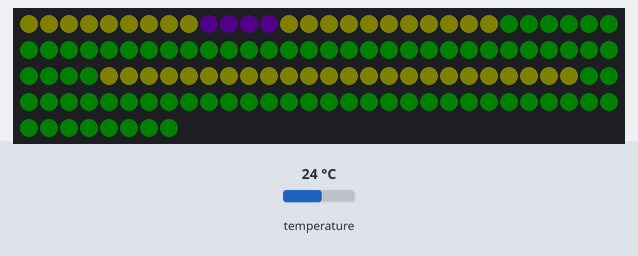
The program below on a simulated CircuitPython board. On the bench: 128 RGB LEDs in strip order, left to right, continuing on the next row. Inputs (shaded band) come from the test bench; at power-on: temperature 24 °C. Dim RGB values are drawn brighter than linear.

Above: at 0.45 s.
1.3 s: temperature set to 29.4 °C
2.8 s: temperature set to 30.4 °C
At 3.9 s:
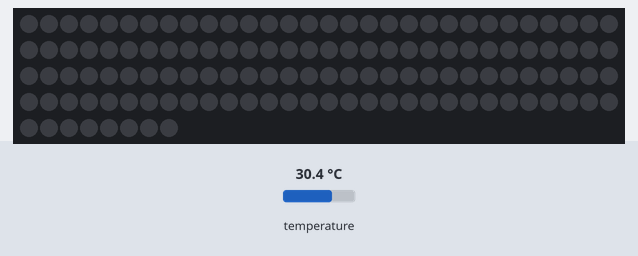
4.3 s: temperature set to 12 °C
At 4.5 s:
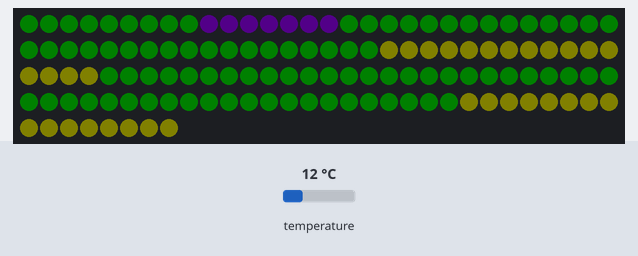
5.8 s: temperature set to 33 °C
At 6.2 s:
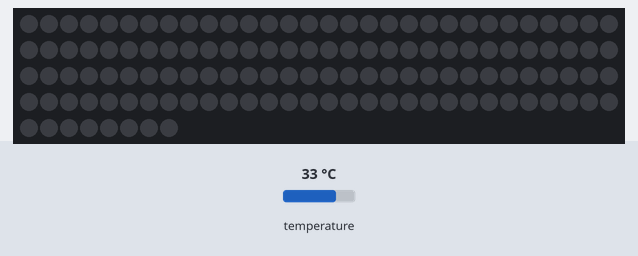
Timing chart, 0 to 8.3 s (numbered marks = the images above; inputs shaded):
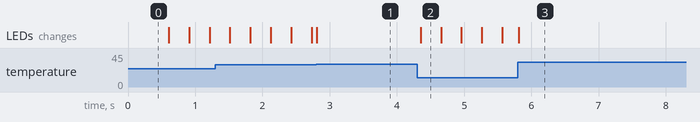

The program:

main.py
```python
import globalvariables
import time
import board
import neopixel
import adafruit_thermistor

pixpin = board.A3
numpix = 128

thermistor = adafruit_thermistor.Thermistor(board.TEMPERATURE, 10000, 10000, 25, 3950)
strip = neopixel.NeoPixel(pixpin, numpix, brightness=0.1, auto_write=False)


def lookupColor(color,i):
    if color == 10:
        strip[i] = (0,0,0)
    # orange
    elif color == 11:
        strip[i] = (50,79,0)
    # yellow
    elif color == 12:
        strip[i] = (50,50,0)
    # green
    elif color == 13:
        strip[i] = (0,50,0)
    # blue
    elif color == 14:
        strip[i] = (0,0,255)
    # violet
    elif color == 15:
        strip[i] = (62,0,105)
    # red
    elif color == 17:
        strip[i] = (255,0,0)


# ----------------------------------------------------------------------------------------------------
# START DO NOT MODIFY THE CODE BETWEEN THE ---
# ----------------------------------------------------------------------------------------------------


def showMessagePattern(nextMessage,duration,myMessage,pattern,startingPoint):
    # start - show Message
    if globalvariables.myStart == 0:
        globalvariables.myStart = 1
        globalvariables.countToMaxLength = startingPoint


    i = 0
    for r in range(globalvariables.countToMaxLength,globalvariables.countToMaxLength+8):
        for c in range(0,8):
            temp = r % len(myMessage)
            color = myMessage[temp][c]
            lookupColor(color,i)
            i += 1


    for r in range(globalvariables.countToMaxLength,globalvariables.countToMaxLength+8):
        for c in range(8,16):
            temp = r % len(myMessage)
            color = myMessage[temp][c]
            lookupColor(color,i)
            i += 1


    for r in range(0,globalvariables.countToMaxLength):
        lookupColor(pattern[1][r],pattern[0][r])


    strip.write()

    globalvariables.countToMaxLength += 1
    globalvariables.durationCounter += 1
    if globalvariables.durationCounter > duration:
        globalvariables.countToMaxLength = 0
        globalvariables.myStart = 0
        globalvariables.durationCounter = 0
        globalvariables.messageID = nextMessage


# ----------------------------------------------------------------------------------------------------
# END DO NOT MODIFY THE CODE BETWEEN THE ---
# ----------------------------------------------------------------------------------------------------


while True:
    if thermistor.temperature < 30:
        if globalvariables.messageID == 1:
            # Call function - showMessage(nextMessageID, messageDuration, messagecolor, messagemask, start)
            showMessagePattern(1,14,globalvariables.message3,globalvariables.pattern1,0)
    else:
        for x in range(0,128):
            strip[x] = (0,0,0)
        strip.write()
```

Source omitted: balvariables.py (data table, 1189 bytes)

Measured:
- the behaviour switches between 29.9 and 30 °C on temperature (found by bisection; images 0 and 1)
- after the input at 2.8 s, the LEDs: change at once (image 1)
- after the input at 4.3 s, the LEDs: change after 0.06 s (image 2)
- after the input at 5.8 s, the LEDs: change at once (image 3)
